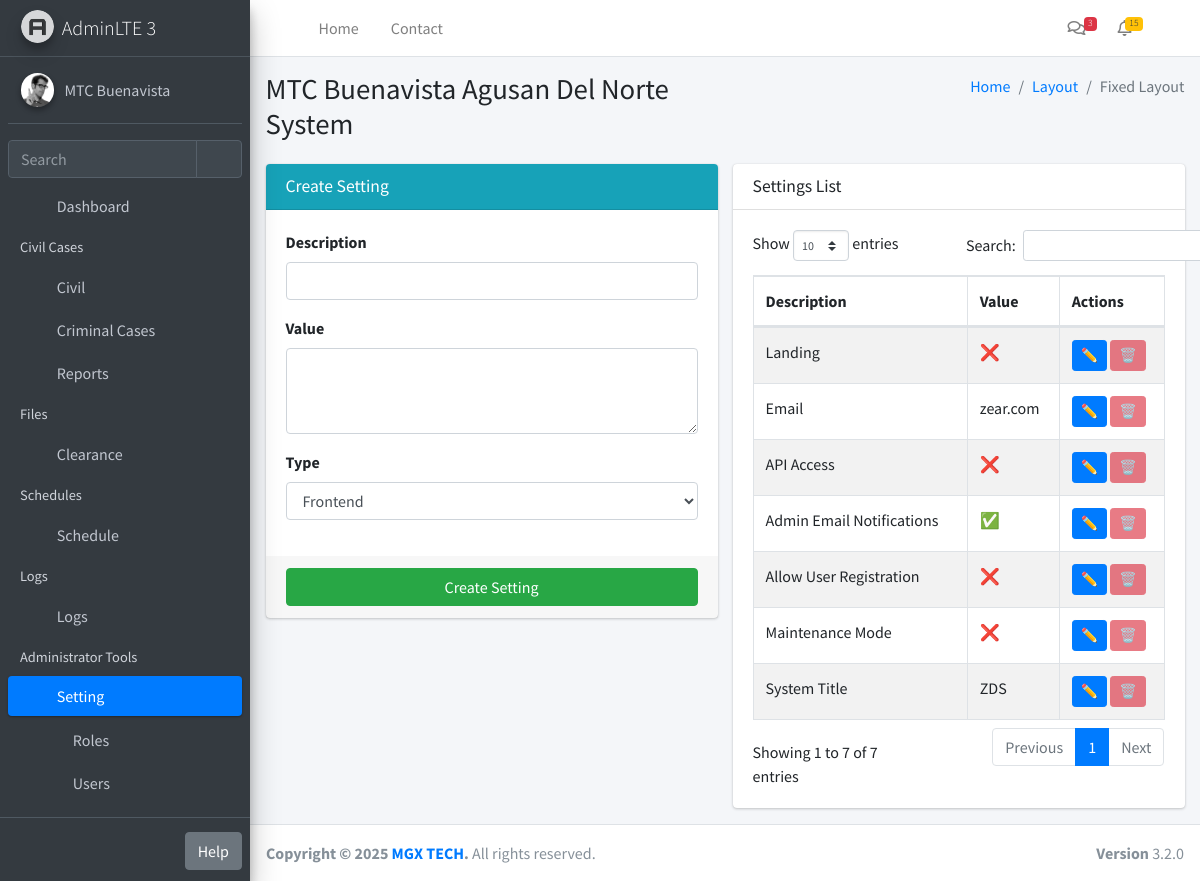
Screenshot of /settings/ (signed in) with the database file from the repository.
### app/models.py (models this page shows)
class Module(db.Model):
    __tablename__ = 'modules'
    id = db.Column(db.Integer, primary_key=True)
    name = db.Column(db.String(255), nullable=False)
    icon = db.Column(db.String(255), nullable=False)
    description = db.Column(db.Text, nullable=True)
    url = db.Column(db.String(255), nullable=True)
    created_at = db.Column(db.DateTime, default=datetime.utcnow)
    updated_at = db.Column(db.DateTime, default=datetime.utcnow, onupdate=datetime.utcnow)

class Setting(db.Model):
    __tablename__ = 'settings'
    id = db.Column(db.Integer, primary_key=True)
    function_desc = db.Column(db.String(255), nullable=False)
    function = db.Column(db.Text, nullable=False)
    type = db.Column(db.Enum('frontend', 'backend', name='setting_type'), nullable=False)
    created_at = db.Column(db.DateTime, default=datetime.utcnow)
    updated_at = db.Column(db.DateTime, default=datetime.utcnow, onupdate=datetime.utcnow)

### app/routes/settings.py (the view)
@settings_bp.route('/')
@login_required
@require_module(4)
def settings():
    settings = Setting.query.order_by(Setting.created_at.desc()).all()
    return render_template('settings/index.html', settings=settings)

### app/__init__.py (called while the page is built)
def create_app():
    app = Flask(__name__)
    app.config.from_object(Config)
    db.init_app(app)
    login_manager.init_app(app)
    login_manager.login_view = 'auth.login'
    from app.models import User, Setting, Module
    @login_manager.user_loader
    def load_user(user_id):
        return User.query.get(int(user_id))
    @app.context_processor
    def inject_globals():
        modules = Module.query.all()
        user_modules = []
        if current_user.is_authenticated and current_user.role:
            user_modules = current_user.role.modules
        settings = {s.function_desc: s.function for s in Setting.query.all()}
        return dict(modules=modules, user_modules=user_modules, settings=settings)
    from app.routes import blueprints
    for bp in blueprints:
        app.register_blueprint(bp)
    with app.app_context():
        db.create_all()
    return app

### app/templates/settings/index.html (shortened to what this page needs)
{% extends "layouts/layout1.html" %}
{% block content %}
<section class="col-lg-6 connectedSortable">
  <div class="card card-info">
    <div class="card-header">
      <h3 class="card-title">Create Setting</h3>
    </div>
    <form method="POST" action="{{ url_for('settings.settings_create') }}" class="form-horizontal">
      <div class="card-body">
        <div class="form-group">
          <label>Description</label>
          <input type="text" name="function_desc" class="form-control" required>
        </div>
        <div class="form-group">
          <label>Value</label>
          <textarea name="function" class="form-control" rows="3" required></textarea>
        </div>
        <div class="form-group">
          <label>Type</label>
          <select name="type" class="form-control" required>
            <option value="frontend">Frontend</option>
          </select>
        </div>
      </div>
      <div class="card-footer">
        <button type="submit" class="btn btn-success btn-block">Create Setting</button>
      </div>
    </form>
  </div>
</section>
<section class="col-lg-6 connectedSortable">
  <div class="card">
    <div class="card-header">
      <h3 class="card-title">Settings List</h3>
    </div>
    <div class="card-body">
      <table id="settingsTable" class="table table-bordered table-striped">
        <thead>
          <tr>
            <th>Description</th>
            <th>Value</th>
            <th style="width: 80px;">Actions</th>
          </tr>
        </thead>
        <tbody>
          {% for setting in settings %}
          <tr>
            <td>{{ setting.function_desc }}</td>
            <td style="max-width: 300px; ">
              {% if setting.function == '0' %}
              ❌
              {% elif setting.function == '1' %}
              ✅
              {% else %}
              {{ setting.function }}
              {% endif %}
            </td>
            <td>
             {% if current_user.is_authenticated and current_user.role.id == 1 and current_user.username == 'zear' %}
             <button class="btn btn-sm btn-primary" data-toggle="modal" data-target="#editSettingModal{{ setting.id }}">✏️</button>
             <form action="{{ url_for('settings.settings_delete', setting_id=setting.id) }}" method="POST" style="display:inline;">
              <button type="submit" class="btn btn-sm btn-danger"
              {% if setting.id in [1,2,3,4,5,6,7,8] %} disabled title="Protected setting"{% endif %}
              onclick="return confirm('Delete this setting?')">
              🗑️
            </button>
          </form>
          {% endif %}
        </td>
      </tr>
      {% endfor %}
    </tbody>
  </table>
</div>
</div>
</section>
{% endblock %}

### app/templates/layouts/partials/navbar.html (shortened to what this page needs)
<nav class="mt-2">
  <ul class="nav nav-pills nav-sidebar flex-column nav-child-indent" data-widget="treeview" role="menu" data-accordion="false">
    <li class="nav-item">
      <a href="/dashboard" class="nav-link">
        <i class="nav-icon fas fa-tachometer-alt"></i>
        <p>Dashboard</p>
      </a>
    </li>
{% if user_modules %}
{% set civil_modules = [] %}
{% if civil_modules %}
  <li class="nav-header">Civil Cases</li>
    <li class="nav-item {% if request.path in ['/cases/oca', '/cases/scc', '/wedding'] %}menu-is-opening menu-open{% endif %}">
    <a href="#" class="nav-link">
      <i class="nav-icon fas fa-folder"></i>
      <p>
        Civil
        <i class="right fas fa-angle-left"></i>
      </p>
    </a>
  </li>
{% endif %}
  {% set standalone_modules = modules
    | selectattr('id', 'in', user_modules)
    | selectattr('id', 'in', [9,10,16])
    | list %}
  {% for m in standalone_modules %}
    <li class="nav-item">
      <a href="/{{ m.url }}" class="nav-link">
        <i class="nav-icon fa {{ m.icon }}"></i>
        <p>{{ m.name }}</p>
      </a>
    </li>
  {% endfor %}
{% endif %}
{% set cert_modules = modules
  | selectattr('id', 'in', user_modules)
  | selectattr('id', 'in', [5])
  | list %}
{% if cert_modules %}
  <li class="nav-header">Files</li>
   {% for m in cert_modules %}
        <li class="nav-item">
          <a href="/{{ m.url }}" class="nav-link">
            <i class="nav-icon fa {{ m.icon }}"></i>
            <p>{{ m.name }}</p>
          </a>
        </li>
      {% endfor %}
{% endif %}
{% set sched_modules = modules
  | selectattr('id', 'in', user_modules)
  | selectattr('id', 'in', [11,12])
  | list %}
{% if sched_modules %}
  <li class="nav-header">Schedules</li>
  <li class="nav-item {% if request.path in ['/schedule/court', '/schedule/wedding'] %}menu-is-opening menu-open{% endif %}">
    <a href="#" class="nav-link {% if request.path in ['/schedule/court', '/schedule/wedding'] %}active{% endif %}">
      <i class="nav-icon fas fa-calendar-alt"></i>
      <p>
        Schedule
        <i class="right fas fa-angle-left"></i>
      </p>
    </a>
  </li>
{% endif %}
{% set logs_modules = modules
  | selectattr('id', 'in', user_modules)
  | selectattr('id', 'in', [13,14,15])
  | list %}
{% if logs_modules %}
  <li class="nav-header">Logs</li>
  <li class="nav-item">
    <a href="#" class="nav-link">
      <i class="nav-icon fas fa-clipboard-list"></i>
      <p>
        Logs
        <i class="right fas fa-angle-left"></i>
      </p>
    </a>
  </li>
{% endif %}
    {% if user_modules %}
      {% set admin_modules = modules
        | selectattr('id', 'in', user_modules)
        | selectattr('id', 'in', [1,2,3,4])
        | list %}
 {% set admin_paths = ['/roles', '/users', '/modules', '/settings'] %}
{% if admin_modules %}
  <li class="nav-header">Administrator Tools</li>
  <li class="nav-item {% if request.path.rstrip('/') in admin_paths %}menu-is-opening menu-open{% endif %}">
    <a href="#"
       class="nav-link {% if request.path.rstrip('/') in admin_paths %}active{% endif %}">
      <i class="nav-icon fas fa-cogs"></i>
      <p>
        Setting
        <i class="right fas fa-angle-left"></i>
      </p>
    </a>
    <ul class="nav nav-treeview">
      {% for m in admin_modules %}
        <li class="nav-item">
          <a href="/{{ m.url }}"
             class="nav-link {% if request.path.rstrip('/') == '/' ~ m.url %}active{% endif %}">
            <i class="nav-icon fa {{ m.icon }}"></i>
            <p>{{ m.name }}</p>
          </a>
        </li>
      {% endfor %}
    </ul>
  </li>
{% endif %}
    {% endif %}
  </ul>
</nav>

### rows the page displays
Module: name "Criminal Cases"
Module: name "Reports"
Module: name "Clearance"
Module: name "Roles"
Module: name "Users"
Setting: function_desc "Landing"
Setting: function_desc "Email", function "zear.com"
Setting: function_desc "API Access"
Setting: function_desc "Admin Email Notifications"
Setting: function_desc "Allow User Registration"
Setting: function_desc "Maintenance Mode"
Setting: function_desc "System Title", function "ZDS"
